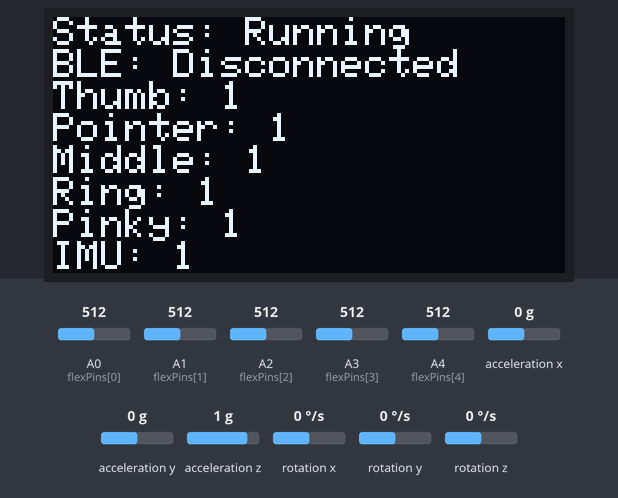
Bench run of a sketch on a simulated Arduino Nano 33 IoT. Shown: 128×64 one-colour display. The inputs (shaded band) are chosen by the test bench; at power-on: acceleration x 0 g, A0 (flexPins[0]) = 512, A1 (flexPins[1]) = 512, A2 (flexPins[2]) = 512, A3 (flexPins[3]) = 512, A4 (flexPins[4]) = 512, acceleration y 0 g, acceleration z 1 g, rotation x 0 °/s, rotation y 0 °/s, rotation z 0 °/s. Nothing arrives over Bluetooth unless stated; a phone connects over Bluetooth LE 3 s after start; what the sketch prints to the serial monitor is not drawn.

Above: at 3.2 s.
3.3 s: acceleration x set to -1.4 g
At 4.0 s:
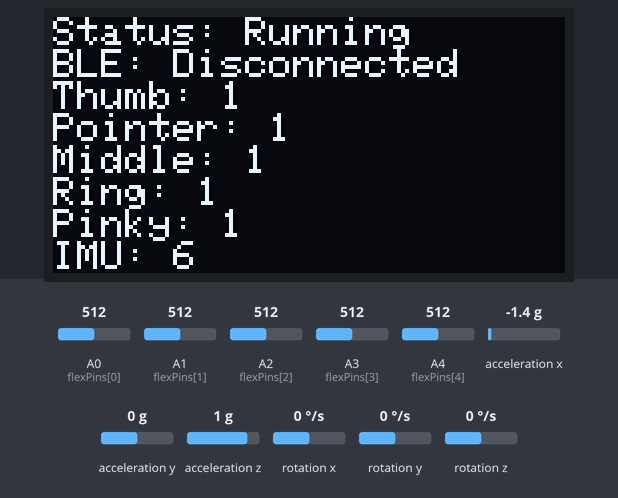
6.3 s: A0 (flexPins[0]) set to 490
At 7.5 s:
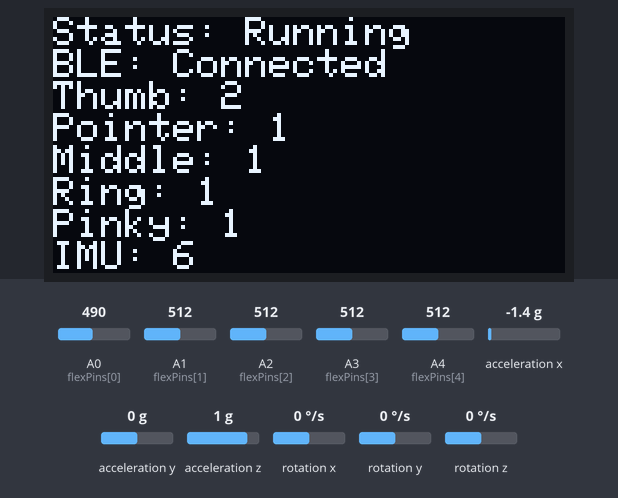
7.8 s: A1 (flexPins[1]) set to 490
At 8.7 s:
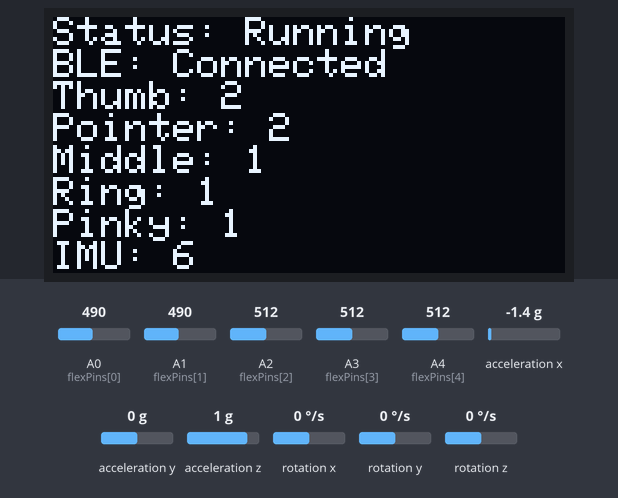
9.3 s: A2 (flexPins[2]) set to 490
At 9.9 s:
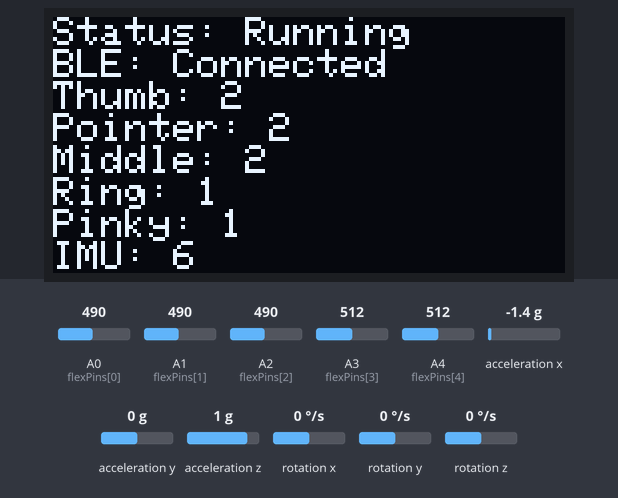
10.8 s: A3 (flexPins[3]) set to 490
At 12.0 s:
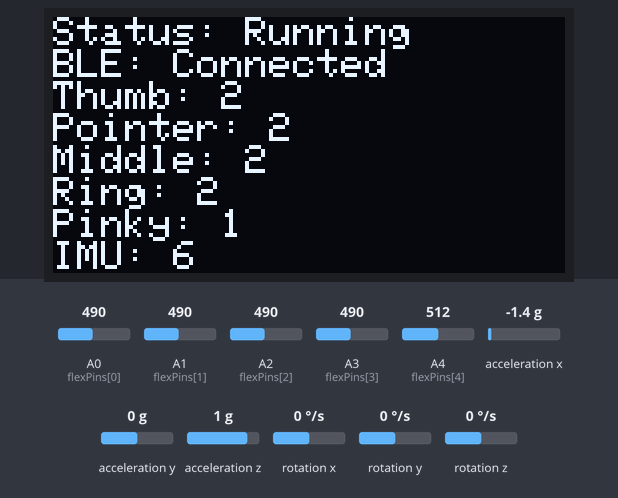
12.3 s: A4 (flexPins[4]) set to 490
At 13.4 s:
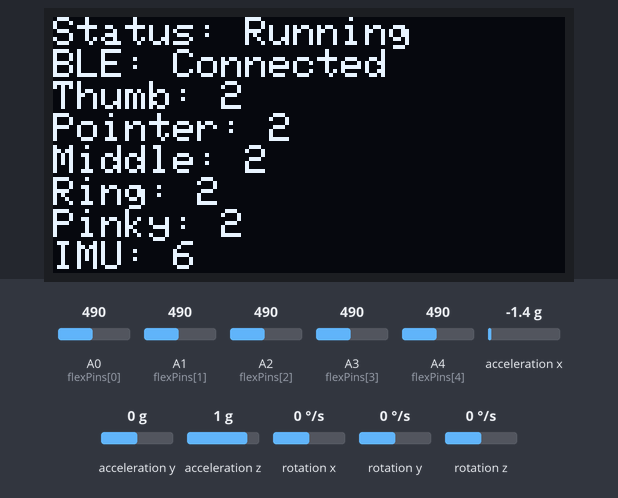
Timing chart, 0 to 14.8 s (numbered marks = the images above; inputs shaded):
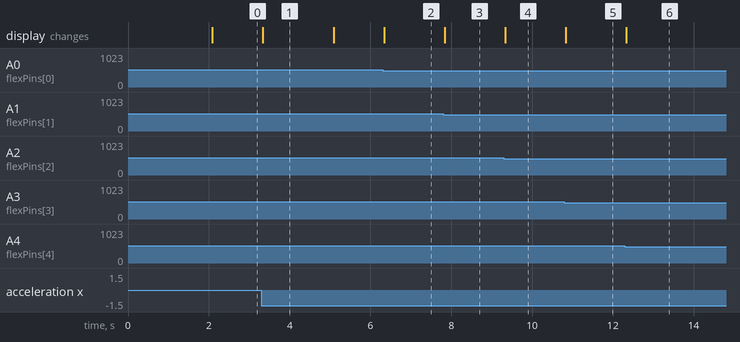

The sketch:

CS3651_test_SENDER.ino
```cpp
#include <ArduinoBLE.h>
#include <Wire.h>
#include <MPU6050_light.h>
#include <Adafruit_GFX.h>
#include <Adafruit_SSD1306.h>

// === Display Config ===
#define SCREEN_WIDTH 128
#define SCREEN_HEIGHT 64
#define OLED_RESET    -1
#define SCREEN_ADDRESS 0x3C

const bool PRINT_XY = true;

Adafruit_SSD1306 display(SCREEN_WIDTH, SCREEN_HEIGHT, &Wire, OLED_RESET);

// === Sensor & BLE Config ===
MPU6050 mpu(Wire);
const int flexPins[5] = {A0, A1, A2, A3, A4};
const int bendLevel1 = 500;
const int bendLevel2 = 350;
const int bendLevel3 = 250;
const int bendLevel4 = 170;
const int bendLevel5 = 100;

// Sampling Timer
unsigned long lastReadTime = 0;
const unsigned long READ_INTERVAL_MS = 50;

// BLE Service and Characteristics
BLEService flexGloveService("12345678-1234-5678-1234-56789abcdef0");

BLEByteCharacteristic thumbChar("12345678-1234-5678-1234-56789abcdea1", BLERead | BLENotify);
BLEByteCharacteristic pointerChar("12345678-1234-5678-1234-56789abcdea2", BLERead | BLENotify);
BLEByteCharacteristic middleChar("12345678-1234-5678-1234-56789abcdea3", BLERead | BLENotify);
BLEByteCharacteristic ringChar("12345678-1234-5678-1234-56789abcdea4", BLERead | BLENotify);
BLEByteCharacteristic pinkyChar("12345678-1234-5678-1234-56789abcdea5", BLERead | BLENotify);
BLEByteCharacteristic imuChar("12345678-1234-5678-1234-56789abcdea8", BLERead | BLENotify);

// === Sensor Classification ===
int classifyFingerPosition(int flexValue) {
  if (flexValue > bendLevel1) return 1;
  else if (flexValue > bendLevel2) return 2;
  else if (flexValue > bendLevel3) return 3;
  else if (flexValue > bendLevel4) return 4;
  else if (flexValue > bendLevel5) return 5;
  else return 6;
}

int classifyIMU(double angleX, double angleY) {
  // FLAT
  if (abs(angleX) < 10 && abs(angleY) < 10) {
    return 1;
  }
  // FORWARD TILT
  else if (angleX < -30 && abs(angleY) < 40) {
    return 2;
  }
  // BACKWARD TILT
  else if (angleX > 30 && abs(angleY) < 40) {
    return 3;
  }
  // LEFT SIDE TILT
  else if (abs(angleX) < 20 && angleY > 70) {
    return 4;
  }
  // RIGHT SIDE TILT
  else if (abs(angleX) < 20 && angleY > 20 && angleY <= 50) {
    return 5;
  }
  // UPSIDE DOWN
  else if (abs(angleX) < 20 && angleY > 50 && angleY <= 70) {
    return 6;
  }
  // OTHER
  else {
    return 9;
  }
}


// === Screen Drawing ===
void updateDisplay(int thumb, int pointer, int middle, int ring, int pinky, int imu, bool bleConnected) {
  display.clearDisplay();
  display.setTextSize(1);
  display.setTextColor(SSD1306_WHITE);
  display.setCursor(0,0);

  display.println("Status: Running");
  display.print("BLE: ");
  display.println(bleConnected ? "Connected" : "Disconnected");

  display.print("Thumb: "); display.println(thumb);
  display.print("Pointer: "); display.println(pointer);
  display.print("Middle: "); display.println(middle);
  display.print("Ring: "); display.println(ring);
  display.print("Pinky: "); display.println(pinky);
  display.print("IMU: "); display.println(imu);

  display.display();
}

// === Reading Sensors & Sending BLE ===
void readSensorsAndUpdate(bool writeBLE, bool showSerial, bool bleConnected, bool printIMUAngles) {
  if (millis() - lastReadTime < READ_INTERVAL_MS) return;
  lastReadTime = millis();

  mpu.update();

  int flexValues[5];
  for (int i = 0; i < 5; i++) {
    flexValues[i] = analogRead(flexPins[i]);
  }

  int thumb = classifyFingerPosition(flexValues[0]);
  int pointer = classifyFingerPosition(flexValues[1]);
  int middle = classifyFingerPosition(flexValues[2]);
  int ring = classifyFingerPosition(flexValues[3]);
  int pinky = classifyFingerPosition(flexValues[4]);

  double imuX = mpu.getAngleX();
  double imuY = mpu.getAngleY();
  int imu = classifyIMU(imuX, imuY);

  if (writeBLE) {
    thumbChar.writeValue(thumb);
    pointerChar.writeValue(pointer);
    middleChar.writeValue(middle);
    ringChar.writeValue(ring);
    pinkyChar.writeValue(pinky);
    imuChar.writeValue(imu);
  }

  if (showSerial) {
    Serial.print("T:"); Serial.print(thumb);
    Serial.print(" I:"); Serial.print(pointer);
    Serial.print(" M:"); Serial.print(middle);
    Serial.print(" R:"); Serial.print(ring);
    Serial.print(" P:"); Serial.print(pinky);
    Serial.print(" IMU:"); Serial.print(imu);

    if (printIMUAngles) {
      Serial.print("  |  imuX: "); Serial.print(imuX, 2);
      Serial.print(" imuY: "); Serial.print(imuY, 2);
    }

    Serial.println();
  }

  updateDisplay(thumb, pointer, middle, ring, pinky, imu, bleConnected);
}


// === Arduino Setup ===
void setup() {
  Serial.begin(9600);
  //while (!Serial);
  Serial.println("SETUP STARTED");

  // Initialize Display
  if (!display.begin(SSD1306_SWITCHCAPVCC, SCREEN_ADDRESS)) {
    Serial.println("SSD1306 allocation failed");
    while (true);
  }
  display.clearDisplay();
  display.display();

  // Initialize IMU
  Wire.begin();
  byte mpuStatus = mpu.begin();
  if (mpuStatus != 0) {
    Serial.println("MPU6050 init failed! Reset device.");
    while (true);
  }
  Serial.println("Calculating MPU offsets...");
  delay(1000);
  mpu.calcOffsets(true, true);
  Serial.println("Offsets done.");

  // Initialize BLE
  if (!BLE.begin()) {
    Serial.println("Starting BLE failed! Reset device.");
    while (true);
  }
  BLE.setLocalName("FlexGlove");
  BLE.setAdvertisedService(flexGloveService);

  flexGloveService.addCharacteristic(thumbChar);
  flexGloveService.addCharacteristic(pointerChar);
  flexGloveService.addCharacteristic(middleChar);
  flexGloveService.addCharacteristic(ringChar);
  flexGloveService.addCharacteristic(pinkyChar);
  flexGloveService.addCharacteristic(imuChar);

  BLE.addService(flexGloveService);

  // Default characteristic values
  thumbChar.writeValue(0);
  pointerChar.writeValue(0);
  middleChar.writeValue(0);
  ringChar.writeValue(0);
  pinkyChar.writeValue(0);
  imuChar.writeValue(0);

  BLE.advertise();
  Serial.println("Waiting for BLE Central to connect...");
}

// === Arduino Main Loop ===
void loop() {
  BLEDevice central = BLE.central();
  BLE.poll(); // Good practice

  if (central) {
    Serial.print("Connected to: ");
    Serial.println(central.address());

    while (central.connected()) {
      readSensorsAndUpdate(true, true, true,PRINT_XY);
    }

    Serial.print("Disconnected from: ");
    Serial.println(central.address());
    BLE.advertise();
    Serial.println("Re-advertising...");
  } else {
    readSensorsAndUpdate(false, true, false,PRINT_XY);
  }
}
```

Measured:
- after the input at 3.3 s, the display: changes at once (image 1)
- after the input at 6.3 s, the display: changes at once (image 2)
- after the input at 7.8 s, the display: changes at once (image 3)
- after the input at 9.3 s, the display: changes at once (image 4)
- after the input at 10.8 s, the display: changes at once (image 5)
- after the input at 12.3 s, the display: changes at once (image 6)
- what the display in image 1 shows lasts 1.8 s, from 3.3 s to 5.1 s
